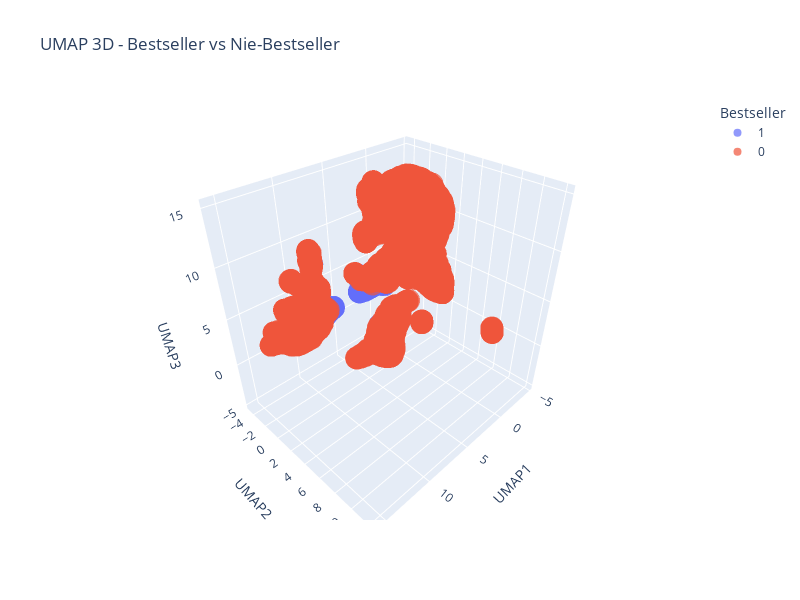

Notebook code for this chart:
### Code cell
# ======= 1. Wczytanie danych =======
df_books = pd.read_csv(BOOKS_PATH)  # Zmień ścieżkę na swoją

# ======= 2. Tworzenie etykiety bestsellerów (≥ 2000 posiadaczy) =======
bestseller_threshold = 2000
df_books["bestseller"] = (df_books["number_of_people_has"] >= bestseller_threshold).astype(int)

# ======= 3. Feature Engineering =======
df_books["description_length"] = df_books["description"].apply(lambda x: len(str(x)) if pd.notnull(x) else 0)

rating_features = [f"rating_{i}" for i in range(1, 11)]
top_authors = df_books["author"].value_counts().index[:100]
df_books["is_top_author"] = df_books["author"].apply(lambda x: 1 if x in top_authors else 0)

categorical_features = ["Kategoria", "Format", "Cykl"]
from sklearn.preprocessing import LabelEncoder
le = LabelEncoder()
for col in categorical_features:
    df_books[col] = df_books[col].fillna("Unknown")
    df_books[col] = le.fit_transform(df_books[col])

# ======= 4. Wybór finalnych cech =======
selected_features = ["description_length", "is_top_author"] + rating_features + categorical_features
df_class_final = df_books[selected_features + ["bestseller"]].dropna()

# ======= 5. UMAP - Redukcja wymiarów do 3D =======
X_umap = df_class_final[selected_features]
y_umap = df_class_final["bestseller"]

scaler_umap = StandardScaler()
X_umap_scaled = scaler_umap.fit_transform(X_umap)

# Wykonanie UMAP
reducer = umap.UMAP(n_neighbors=15, min_dist=0.1, n_components=3, random_state=69420)
X_umap_3d = reducer.fit_transform(X_umap_scaled)

# Tworzenie DataFrame z wynikami UMAP
df_umap = pd.DataFrame(X_umap_3d, columns=["UMAP1", "UMAP2", "UMAP3"])
df_umap["bestseller"] = y_umap.values

# ======= 6. Wizualizacja interaktywna 3D w Plotly =======
fig = px.scatter_3d(df_umap, x="UMAP1", y="UMAP2", z="UMAP3", 
                     color=df_umap["bestseller"].astype(str),
                     title="UMAP 3D - Bestseller vs Nie-Bestseller",
                     labels={"color": "Bestseller"},
                     opacity=0.7)
fig.update_layout(width=800, height=600)
fig.show()

### Figure 1 — Plotly figure (JSON) as saved in the notebook; plotly's stock layout.template omitted (floating-point values rounded to 4 significant figures; data arrays with more than 128 entries replaced by an {"elided": "..."} marker saying what was removed)
{"data": [{"hovertemplate": "Bestseller=1<br>UMAP1=%{x}<br>UMAP2=%{y}<br>UMAP3=%{z}<extra></extra>", "legendgroup": "1", "marker": {"color": "#636efa", "opacity": 0.7, "symbol": "circle"}, "mode": "markers", "name": "1", "scene": "scene", "showlegend": true, "type": "scatter3d", "x": {"elided": "496 float values"}, "y": {"elided": "496 float values"}, "z": {"elided": "496 float values"}}, {"hovertemplate": "Bestseller=0<br>UMAP1=%{x}<br>UMAP2=%{y}<br>UMAP3=%{z}<extra></extra>", "legendgroup": "0", "marker": {"color": "#EF553B", "opacity": 0.7, "symbol": "circle"}, "mode": "markers", "name": "0", "scene": "scene", "showlegend": true, "type": "scatter3d", "x": {"elided": "15002 float values"}, "y": {"elided": "15002 float values"}, "z": {"elided": "15002 float values"}}], "layout": {"height": 600, "legend": {"title": {"text": "Bestseller"}, "tracegroupgap": 0}, "scene": {"domain": {"x": [0, 1], "y": [0, 1]}, "xaxis": {"title": {"text": "UMAP1"}}, "yaxis": {"title": {"text": "UMAP2"}}, "zaxis": {"title": {"text": "UMAP3"}}}, "title": {"text": "UMAP 3D - Bestseller vs Nie-Bestseller"}, "width": 800}}
